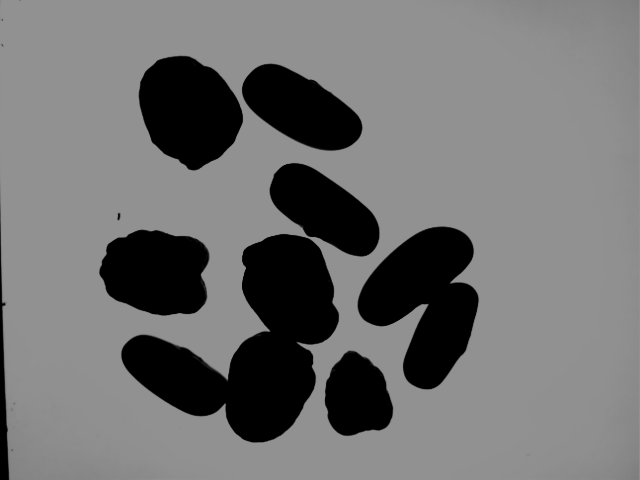
#> input picture phase 1/000004.bmp, 640 x 480 px, given in place of Beans.bmp, which was not available
$ python Test_segmentation.py
#> lines starting #> are read from the running program, lines starting #| are printed output that depends on the picture; after the words box and inside, x2 and y2 are one past the last pixel; in counts of white or black regions, pixels touching at a corner belong together; pictures that were not available may be replaced by others from this repository, and a replacement may not be noted
#%%
import numpy as np  # the numpy module is associated with the alias np
import cv2          # OpenCV module
import matplotlib
import matplotlib.pyplot as plt    # the matplotlib.pyplot with the alias plt
from IPython.display import Image, display, clear_output  # Shows an image in the notebook
import time                        # module to mesuare time cost
from skimage.data import page
from skimage.filters import (threshold_otsu, threshold_niblack, threshold_sauvola)


#%%
print('Numpy:',np.__version__)
print('OpenCv:',cv2.__version__)


# %%
#Pre-Processing
#Load the Image
beans_img = cv2.imread('../imgs/Beans.bmp')
#> beans_img is the input picture: shape (480, 640, 3); min 0, max 146, mean 112.8
beans_img = cv2.cvtColor(beans_img, cv2.COLOR_BGR2RGB)

# Display using Matplotlib
plt.imshow(beans_img)
#> (this line was passed over: IPython is not available in this run)
plt.axis('off')  # Hide axes
#> (this line was passed over: IPython is not available in this run)
plt.show()


# %%
img_gray = cv2.cvtColor(beans_img, cv2.COLOR_BGR2GRAY)
# %%
# Shows the processed image
Image(cv2.imencode('.jpg', img_gray)[1])

# %%
#Shows the histogram
plt.hist(img_gray.ravel(),256,[0,256], color = "gray")
#> (this line was passed over: IPython is not available in this run)
plt.show()

#%%
height, width = img_gray.shape
#> height = 480; width = 640

border_x = int(height * 0.02)
#> border_x = 9
border_y = int(width * 0.02)
#> border_y = 12

# Berechne neue Begrenzungen
x_ini = border_x
#> x_ini = 9
x_end = height - border_x
#> x_end = 471
y_ini = border_y
#> y_ini = 12
y_end = width - border_y
#> y_end = 628

# Ausschneiden des zentralen Bereichs ohne Ränder
img_cropped = img_gray[x_ini:x_end, y_ini:y_end]
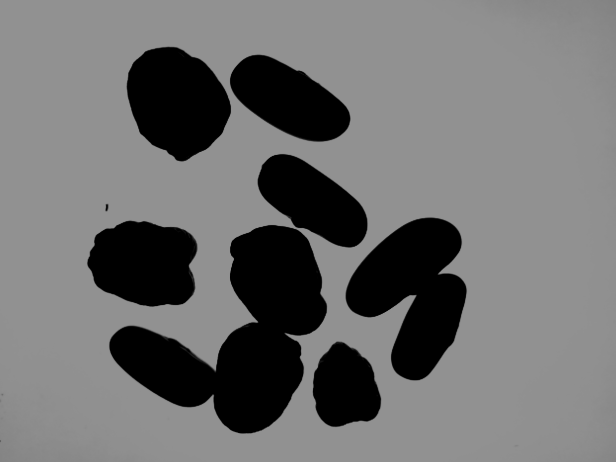
#> img_cropped: shape (462, 616); min 0, max 146, mean 111.1
print('Cropped region of interest:', x_ini, x_end, y_ini, y_end)
#| Cropped region of interest: 9 471 12 628
img_resized = img_gray[x_ini:x_end, y_ini:y_end]

# Shows cropped image
Image(cv2.imencode('.jpg', img_resized)[1])

# %%
# Fixed threshold method
start_time = time.time()
threshold = 75
ret, img_segmented = cv2.threshold(img_resized, threshold, 255, cv2.THRESH_BINARY_INV)
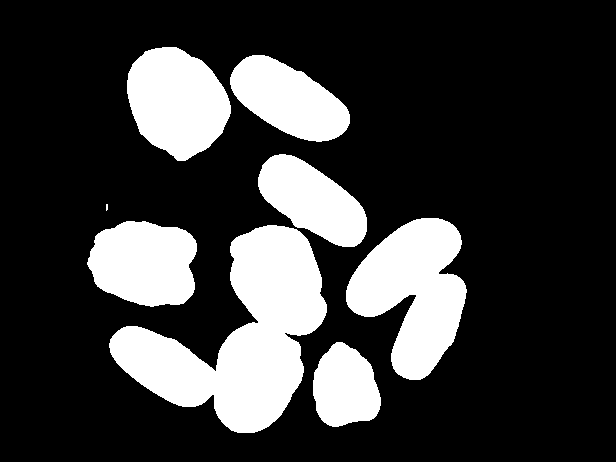
#> img_segmented: shape (462, 616); 23.1% white; 8 white regions (1 under 20 px), largest, box (x1, y1, x2, y2) and area: (109, 225, 327, 433) 21096, (346, 218, 467, 380) 11837, (127, 47, 231, 161) 8556
#> ret = 75
print("--- %s seconds ---" % (time.time() - start_time))

# Shows segmented image
Image(cv2.imencode('.jpg', img_segmented)[1])


# %%
# Application of the open transformation with a (6.6) pixel kernel
start_time = time.time()
kernel = np.ones((6,6),np.uint8)
img_opened = cv2.morphologyEx(img_segmented, cv2.MORPH_OPEN, kernel)
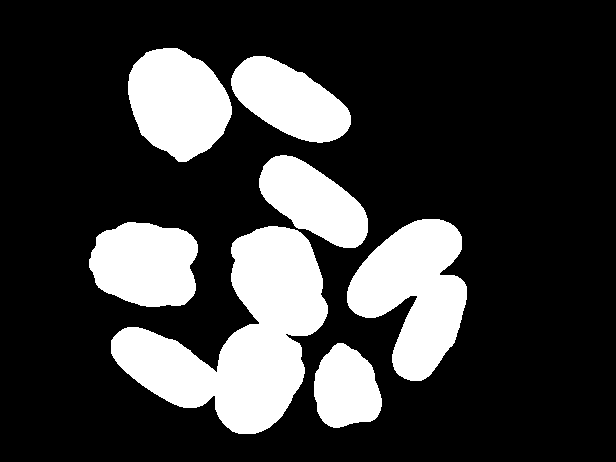
#> img_opened: shape (462, 616); 23.1% white; 7 white regions, largest, box (x1, y1, x2, y2) and area: (111, 226, 328, 434) 21084, (347, 219, 467, 381) 11827, (128, 48, 232, 162) 8556
print("--- %s seconds ---" % (time.time() - start_time))

# Mostrar la imagen procesada
Image(cv2.imencode('.jpg', img_opened)[1])


# %%
# Application of the close transformation with a (6.6) pixel kernel
start_time = time.time()
kernel = np.ones((6,6),np.uint8)
img_opened_closed = cv2.morphologyEx(img_opened, cv2.MORPH_CLOSE, kernel)
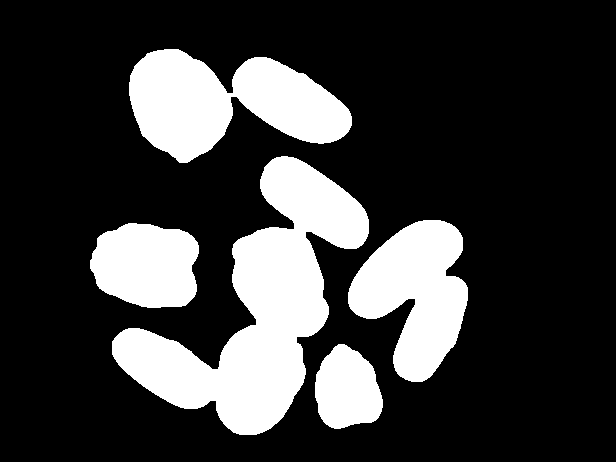
#> img_opened_closed: shape (462, 616); 23.2% white; 5 white regions
print("--- %s seconds ---" % (time.time() - start_time))

# Mostrar la imagen procesada
Image(cv2.imencode('.jpg', img_opened_closed)[1])

# %%

# In OpenCv, the labeling algorithm is called findContours
contours, hierarchy = cv2.findContours(img_opened_closed, cv2.RETR_TREE, cv2.CHAIN_APPROX_SIMPLE)
#> contours = 5 contours; box (x1, y1, x2, y2) and area: (112, 156, 369, 435) 26748, (129, 49, 352, 163) 14759, (348, 220, 468, 382) 11630, (90, 223, 199, 308) 7312, (315, 344, 383, 429) 4214

# All the contours of the objects of interest are drawn in green with a thickness of 3
img_contours =beans_img.copy()
img_contours = beans_img.copy()
img_cropped_contours = img_contours[x_ini:x_end, y_ini:y_end]

cv2.drawContours(img_cropped_contours, contours, -1, (0,255,0), 3)
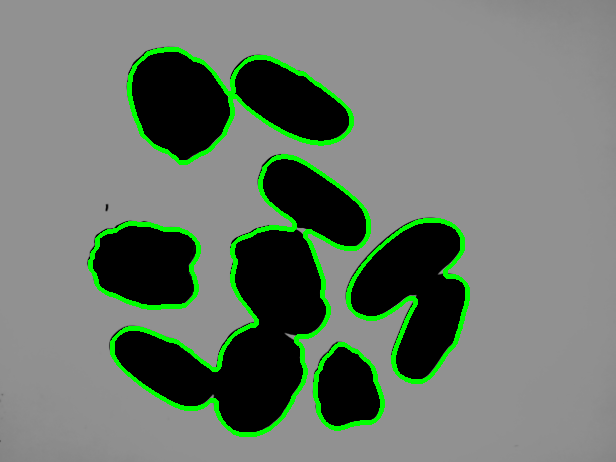
#> img_cropped_contours: shape (462, 616, 3); mean R, G, B 108.2, 119.5, 108.2

# Shows image with contours
Image(cv2.imencode('.jpg', img_cropped_contours)[1])

# %%
start_time = time.time()
for cnt in contours:

    #display_handle=display(None, display_id=True)
    # Copy the original image
    img_contours = beans_img.copy()
    img_cropped_contours = img_contours[x_ini:x_end, y_ini:y_end]

    # Draws each contour
    cv2.drawContours(img_cropped_contours, [cnt], 0, (0,255,0), 3)
#> this loop made 5 passes

    # [7 lines of commented-out code are left out]

print('Number of Elements:', len(contours))
#| Number of Elements: 5
print("--- %s seconds ---" % (time.time() - start_time))
# %%

$ run again, on phase 1/000005.bmp
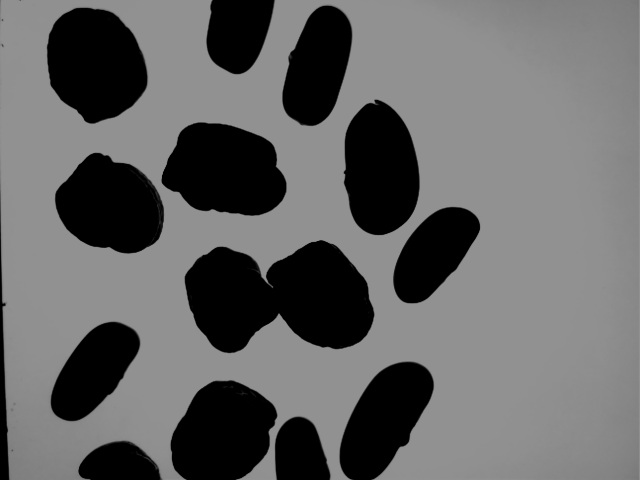
#> input picture phase 1/000005.bmp, 640 x 480 px, given in place of Beans.bmp, which was not available
#> beans_img is the input picture: shape (480, 640, 3); min 0, max 146, mean 101.2
#| Cropped region of interest: 9 471 12 628
#> `ret, img_segmented = cv2.threshold(img_resized, threshold, 255, cv2.TH..`:
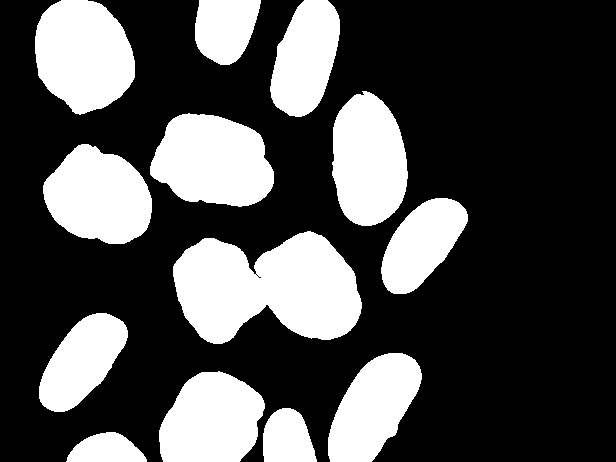
#> img_segmented: shape (462, 616); 30.3% white; 13 white regions, largest, box (x1, y1, x2, y2) and area: (173, 231, 362, 344) 15062, (35, 0, 135, 115) 8767, (150, 113, 274, 207) 8762
#> ret = 75
#> img_opened: shape (462, 616); 30.2% white; 13 white regions, largest, box (x1, y1, x2, y2) and area: (174, 233, 363, 345) 15053, (36, 0, 136, 115) 8792, (151, 115, 275, 207) 8751
#> img_opened_closed: shape (462, 616); 30.2% white; 12 white regions
#> contours = 12 contours; largest, box (x1, y1, x2, y2) and area: (175, 234, 364, 346) 14838, (161, 374, 318, 462) 9331, (37, 0, 137, 116) 8687, (152, 116, 276, 208) 8596, (335, 94, 410, 228) 7789
#> `cv2.drawContours(img_cropped_contours, contours, -1, (0,255,0), 3)`:
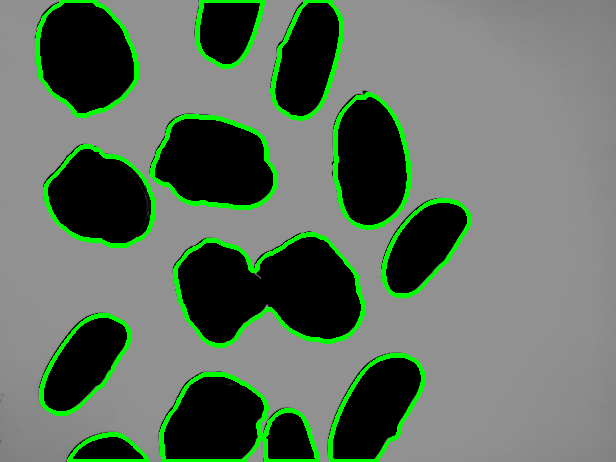
#> img_cropped_contours: shape (462, 616, 3); mean R, G, B 96.5, 111.9, 96.5
#> the loop `for cnt in contours:` made 12 passes
#| Number of Elements: 12

$ run again, on phase 1/000006.bmp
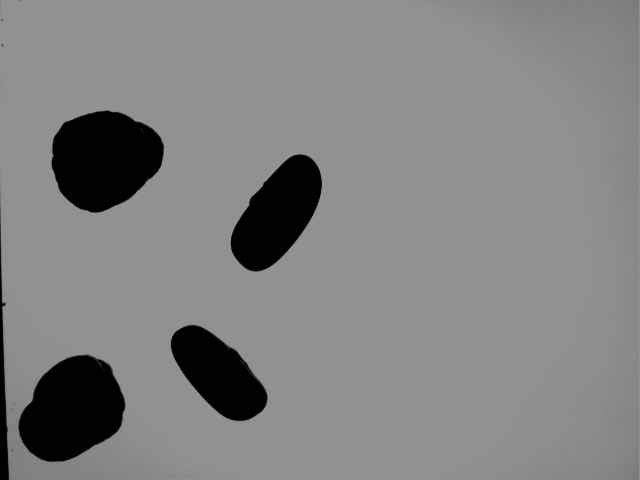
#> input picture phase 1/000006.bmp, 640 x 480 px, given in place of Beans.bmp, which was not available
#> beans_img is the input picture: shape (480, 640, 3); min 0, max 146, mean 129.9
#| Cropped region of interest: 9 471 12 628
#> `ret, img_segmented = cv2.threshold(img_resized, threshold, 255, cv2.TH..`:
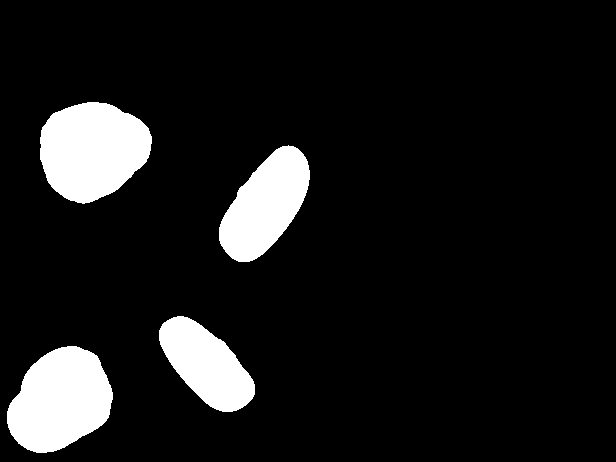
#> img_segmented: shape (462, 616); 10% white; 4 white regions, box (x1, y1, x2, y2) and area: (40, 102, 152, 204) 8528, (7, 346, 113, 453) 8163, (219, 145, 310, 262) 6408, (159, 316, 255, 412) 5377
#> ret = 75
#> img_opened: shape (462, 616); 10% white; 4 white regions, box (x1, y1, x2, y2) and area: (41, 103, 153, 204) 8525, (8, 347, 114, 454) 8163, (220, 147, 311, 263) 6407, (160, 317, 256, 413) 5377
#> img_opened_closed: shape (462, 616); 10% white; 4 white regions
#> contours = 4 contours; box (x1, y1, x2, y2) and area: (42, 104, 154, 205) 8379, (9, 348, 115, 455) 8014, (221, 148, 312, 264) 6272, (161, 318, 257, 414) 5254
#> `cv2.drawContours(img_cropped_contours, contours, -1, (0,255,0), 3)`:
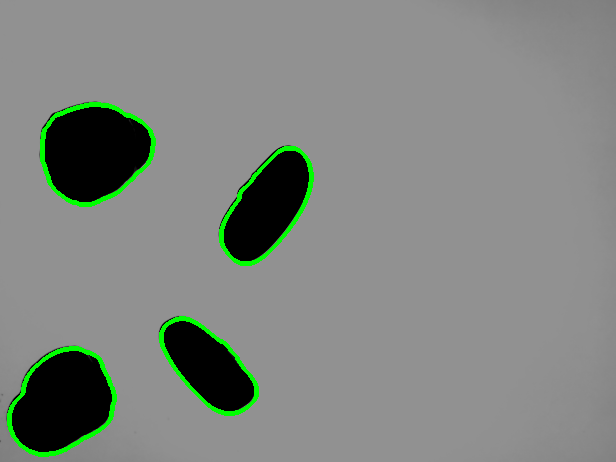
#> img_cropped_contours: shape (462, 616, 3); mean R, G, B 128.4, 133.4, 128.4
#> the loop `for cnt in contours:` made 4 passes
#| Number of Elements: 4
